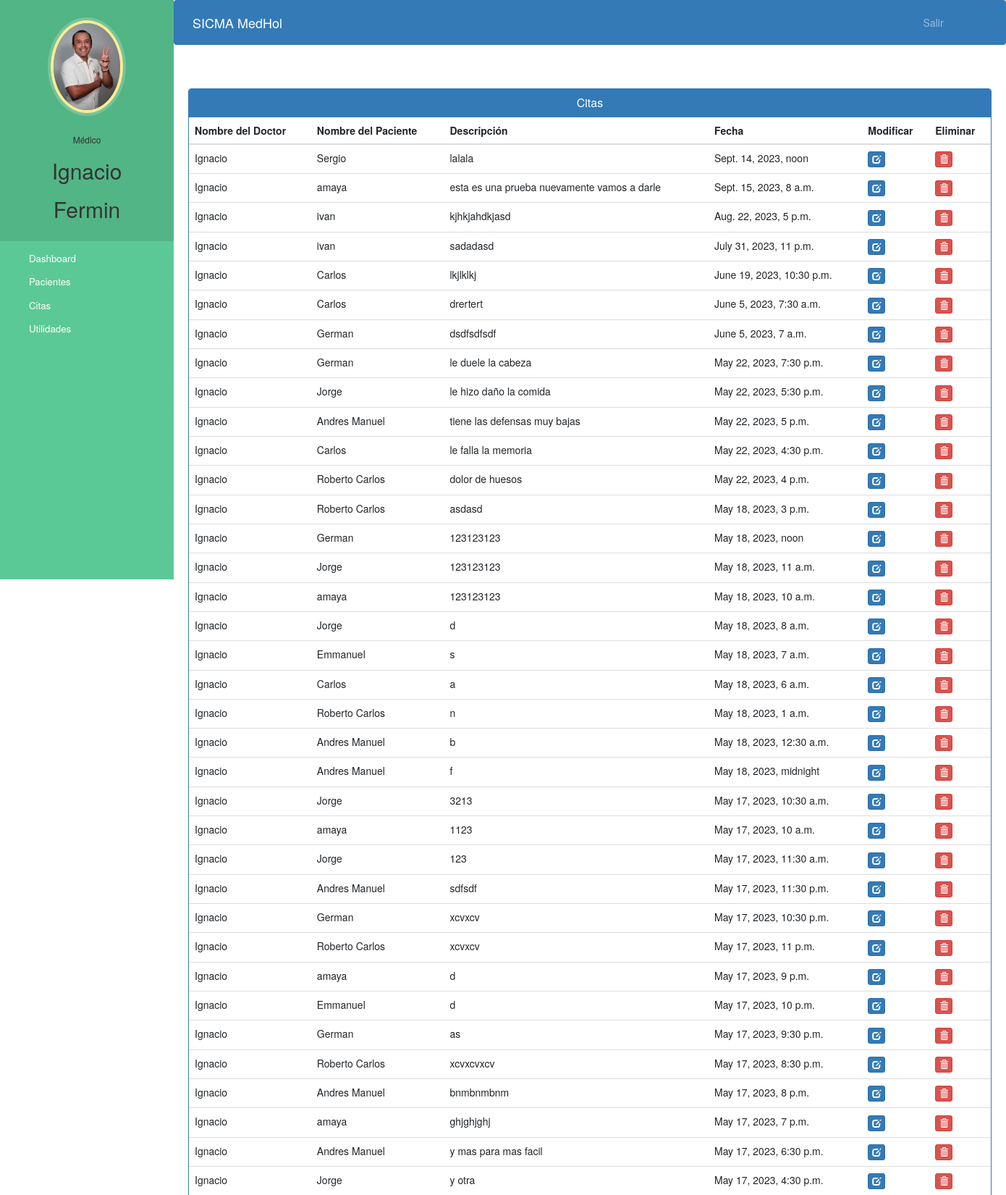
The page /medico_ver_citas (signed in, upper part) on the database its author committed.
### consultas/models.py (models this page shows, shortened)
class Medico(models.Model):
    user=models.OneToOneField(User,on_delete=models.CASCADE)
    foto = models.ImageField(upload_to='fotosdeperfil/fotosdeperfilmedicos/',null=True,blank=True)
    domicilio = models.CharField(max_length=40)
    celular = models.CharField(max_length=20,null=True)
    especialidad = models.CharField(max_length=50,choices=especialidades,default='Holístico')
    status =models.BooleanField(default=False)

class Citas(models.Model):
    idCita = models.AutoField(primary_key=True)
    pacienteId=models.ForeignKey(Paciente, on_delete=models.CASCADE, default=0)
    medicoId=models.ForeignKey(Medico, on_delete=models.CASCADE, default=0)
    pacienteNombre=models.CharField(max_length=40,null=True)
    medicoNombre=models.CharField(max_length=40,null=True)
    fechaCita=models.DateTimeField(default=datetime.now)
    ciudadCita=models.CharField(max_length=40, choices=ciudades, default='Colima')
    descripcion=models.TextField(max_length=500)
    status=models.BooleanField(default=False)
    ejecutada=models.BooleanField(default=False)
    cobrada=models.BooleanField(default=False)

### consultas/views.py (the view)
# urls.py: path('medico_ver_citas', views.medico_ver_citas_view,name='medico_ver_citas'),
@login_required(login_url='medicologin')
@user_passes_test(is_medico)
def medico_ver_citas_view(request):
    medico = models.Medico.objects.get(user__id=request.user.id)
    medico_id=medico.user.id
    citas=models.Citas.objects.all().filter(status=True, medicoId__user__id=medico_id).order_by('-idCita')
    return render(request,'medico_ver_citas.html',{'citas':citas, 'medico':medico})

### consultas/views.py (called while the page is built)
def is_medico(user):
    return user.groups.filter(name='MEDICO').exists()

### consultas/templates/medico_ver_citas.html (shortened to what this page needs)
{% extends 'medico_base.html' %}
{% block content %}
<head>
  <link href="//netdna.bootstrapcdn.com/bootstrap/3.0.0/css/bootstrap.min.css" rel="stylesheet" id="bootstrap-css">
</head>
<div class="container">
  <div class="panel panel-primary">
    <div class="panel-heading">
      <h6 class="panel-title">Citas</h6>
    </div>
    <table class="table table-hover" id="dev-table">
      <thead>
        <tr>
          <th>Nombre del Doctor</th>
          <th>Nombre del Paciente</th>
          <th>Descripción</th>
          <th>Fecha</th>
          <th>Modificar</th>
          <th>Eliminar</th>
        </tr>
      </thead>
      {% for a in citas %}
      <tr>
        <td> {{a.medicoNombre}}</td>
        <td>{{a.pacienteNombre}}</td>
        <td>{{a.descripcion}}</td>
        <td>{{a.fechaCita}}</td>
        <td><a class="btn btn-primary btn-xs" href="{% url 'actualizar_cita' a.idCita  %}"><span class="glyphicon glyphicon-edit"></span></a></td>
        <td><a class="btn btn-danger btn-xs" href="{% url 'med_eliminar_cita' a.idCita  %}"><span class="glyphicon glyphicon-trash"></span></a></td>
      </tr>
      {% endfor %}
    </table>
  </div>
</div>
<link rel="stylesheet" href="https://cdnjs.cloudflare.com/ajax/libs/fullcalendar/3.4.0/fullcalendar.css"/>
<link rel="stylesheet" href="https://cdnjs.cloudflare.com/ajax/libs/toastr.js/latest/toastr.min.css" />
<br/>
<br/>
{% endblock content %}

### consultas/templates/medico_base.html (shortened to what this page needs)
<!DOCTYPE html>
{% load static %}
<html lang="en">
<head>
  <link rel="stylesheet" href="https://stackpath.bootstrapcdn.com/bootstrap/4.3.1/css/bootstrap.min.css">
  <link rel="stylesheet" href="https://maxcdn.bootstrapcdn.com/font-awesome/4.7.0/css/font-awesome.min.css">
</head>
<body>
  <nav class="menu" tabindex="0">
    <header class="avatar">
      <img src="{% static medico.foto.url %}" alt="Profile Pic" />
      <br><br>
      <h6>Médico</h6>
      <h2>{{request.user.first_name}}</h2>
      <h2>{{request.user.last_name}}</h2>
    </header>
    <ul>
      <li tabindex="0" class="icon-dashboard"> <a style="color:white; text-decoration:none;" href="/medico_dashboard"><span>Dashboard</span></a> </li>
      <li tabindex="0" class="icon-users"> <a style="color:white; text-decoration:none;" href="/medico_ver_pacientes"><span>Pacientes</span></a></li>
      <li tabindex="0" class="icon-calendar"> <a style="color:white; text-decoration:none;" href="/medico_ver_citas"><span>Citas</span></a></li>
      <li tabindex="0" class="icon-customers"> <a style="color:white; text-decoration:none;" href="/medico_utilidades"><span>Utilidades</span></a></li>
    </ul>
  </nav>
  <main>
    <div class="bs-example">
      <nav class="navbar navbar-expand-md  navbar-dark fixed-top" style="background:#337AB7;">
        <a href="/medico_dashboard" class="navbar-brand">SICMA MedHol</a>
        <div class="collapse navbar-collapse justify-content-between" id="navbarCollapse">
          <div class="navbar-nav" style=" margin-left: 90%;">
            <a href="/logout" class="nav-item nav-link">Salir</a>
          </div>
        </div>
      </nav>
    </div>
    <br><br>
    {% block content %}
    {% endblock content %}
    <br><br><br><br><br><br><br>
  </main>
</body>
</html>

### consultas/templates/medico_base.html (style rules this page uses)
a:link { text-decoration: none; }
a { color: white; }
body { padding-left: 240px; }
main { position: relative; height: 100vh; }
.menu { background: #5bc995; height: 100vh; width: 240px; position: fixed; top: 0px; left: 0; z-index: 5; outline: none; }
.menu .avatar { background: rgba(0, 0, 0, 0.1); padding: 2em 0.5em; text-align: center; }
.menu .avatar img { width: 100px; border-radius: 50%; overflow: hidden; border: 4px solid #ffea92; box-shadow: 0 0 0 4px rgba(255, 255, 255, 0.2); }
.menu .avatar h2 { font-weight: normal; margin-bottom: 0; }
.menu ul { list-style: none; padding: 0.5em 0; margin: 0; }
.menu ul li { padding: 0.5em 1em 0.5em 3em; font-size: 0.95em; font-weight: regular; background-repeat: no-repeat; background-position: left 15px center; background-size: auto 20px; transition: all 0.15s linear; cursor: pointer; }
.menu ul li.icon-dashboard { background-image: url("http://www.entypo.com/images//gauge.svg"); }
.menu ul li.icon-customers { background-image: url("http://www.entypo.com/images//briefcase.svg"); }
.menu ul li.icon-users { background-image: url("http://www.entypo.com/images//users.svg"); }
.menu ul li.icon-calendar { background-image: url("http://www.entypo.com/images//calendar.svg"); }

### consultas/templates/medico_ver_citas.html (style rules this page uses)
a:link { text-decoration: none; }
h6 { text-align: center; }

### rows shown on the page
Medico: foto (picture)
Citas: medicoNombre "Ignacio", pacienteNombre "Sergio", descripcion "lalala", fechaCita "Sept. 14, 2023, noon"
Citas: medicoNombre "Ignacio", pacienteNombre "amaya", descripcion "esta es una prueba nuevamente vamos a darle", fechaCita "Sept. 15, 2023, 8 a.m."
Citas: medicoNombre "Ignacio", pacienteNombre "ivan", descripcion "kjhkjahdkjasd", fechaCita "Aug. 22, 2023, 5 p.m."
Citas: medicoNombre "Ignacio", pacienteNombre "ivan", descripcion "sadadasd", fechaCita "July 31, 2023, 11 p.m."
Citas: medicoNombre "Ignacio", pacienteNombre "Carlos", descripcion "lkjlklkj", fechaCita "June 19, 2023, 10:30 p.m."
Citas: medicoNombre "Ignacio", pacienteNombre "Carlos", descripcion "drertert", fechaCita "June 5, 2023, 7:30 a.m."
Citas: medicoNombre "Ignacio", pacienteNombre "German", descripcion "dsdfsdfsdf", fechaCita "June 5, 2023, 7 a.m."
Citas: medicoNombre "Ignacio", pacienteNombre "German", descripcion "le duele la cabeza", fechaCita "May 22, 2023, 7:30 p.m."
Citas: medicoNombre "Ignacio", pacienteNombre "Jorge", descripcion "le hizo daño la comida", fechaCita "May 22, 2023, 5:30 p.m."
Citas: medicoNombre "Ignacio", pacienteNombre "Andres Manuel", descripcion "tiene las defensas muy bajas", fechaCita "May 22, 2023, 5 p.m."
Citas: medicoNombre "Ignacio", pacienteNombre "Carlos", descripcion "le falla la memoria", fechaCita "May 22, 2023, 4:30 p.m."
Citas: medicoNombre "Ignacio", pacienteNombre "Roberto Carlos", descripcion "dolor de huesos", fechaCita "May 22, 2023, 4 p.m."
Citas: medicoNombre "Ignacio", pacienteNombre "Roberto Carlos", descripcion "asdasd", fechaCita "May 18, 2023, 3 p.m."
Citas: medicoNombre "Ignacio", pacienteNombre "German", descripcion "123123123", fechaCita "May 18, 2023, noon"
Citas: medicoNombre "Ignacio", pacienteNombre "Jorge", descripcion "123123123", fechaCita "May 18, 2023, 11 a.m."
Citas: medicoNombre "Ignacio", pacienteNombre "amaya", descripcion "123123123", fechaCita "May 18, 2023, 10 a.m."
Citas: medicoNombre "Ignacio", pacienteNombre "Jorge", descripcion "d", fechaCita "May 18, 2023, 8 a.m."
Citas: medicoNombre "Ignacio", pacienteNombre "Emmanuel", descripcion "s", fechaCita "May 18, 2023, 7 a.m."
Citas: medicoNombre "Ignacio", pacienteNombre "Carlos", descripcion "a", fechaCita "May 18, 2023, 6 a.m."
Citas: medicoNombre "Ignacio", pacienteNombre "Roberto Carlos", descripcion "n", fechaCita "May 18, 2023, 1 a.m."
Citas: medicoNombre "Ignacio", pacienteNombre "Andres Manuel", descripcion "b", fechaCita "May 18, 2023, 12:30 a.m."
Citas: medicoNombre "Ignacio", pacienteNombre "Andres Manuel", descripcion "f", fechaCita "May 18, 2023, midnight"
Citas: medicoNombre "Ignacio", pacienteNombre "Jorge", descripcion "3213", fechaCita "May 17, 2023, 10:30 a.m."
Citas: medicoNombre "Ignacio", pacienteNombre "amaya", descripcion "1123", fechaCita "May 17, 2023, 10 a.m."
Citas: medicoNombre "Ignacio", pacienteNombre "Jorge", descripcion "123", fechaCita "May 17, 2023, 11:30 a.m."
Citas: medicoNombre "Ignacio", pacienteNombre "Andres Manuel", descripcion "sdfsdf", fechaCita "May 17, 2023, 11:30 p.m."
Citas: medicoNombre "Ignacio", pacienteNombre "German", descripcion "xcvxcv", fechaCita "May 17, 2023, 10:30 p.m."
Citas: medicoNombre "Ignacio", pacienteNombre "Roberto Carlos", descripcion "xcvxcv", fechaCita "May 17, 2023, 11 p.m."
Citas: medicoNombre "Ignacio", pacienteNombre "amaya", descripcion "d", fechaCita "May 17, 2023, 9 p.m."
Citas: medicoNombre "Ignacio", pacienteNombre "Emmanuel", descripcion "d", fechaCita "May 17, 2023, 10 p.m."
Citas: medicoNombre "Ignacio", pacienteNombre "German", descripcion "as", fechaCita "May 17, 2023, 9:30 p.m."
Citas: medicoNombre "Ignacio", pacienteNombre "Roberto Carlos", descripcion "xcvxcvxcv", fechaCita "May 17, 2023, 8:30 p.m."
Citas: medicoNombre "Ignacio", pacienteNombre "Andres Manuel", descripcion "bnmbnmbnm", fechaCita "May 17, 2023, 8 p.m."
Citas: medicoNombre "Ignacio", pacienteNombre "amaya", descripcion "ghjghjghj", fechaCita "May 17, 2023, 7 p.m."
Citas: medicoNombre "Ignacio", pacienteNombre "Andres Manuel", descripcion "y mas para mas facil", fechaCita "May 17, 2023, 6:30 p.m."
Citas: medicoNombre "Ignacio", pacienteNombre "Jorge", descripcion "y otra", fechaCita "May 17, 2023, 4:30 p.m."

### other values the page prints
{{ request.user.first_name }} "Ignacio"
{{ request.user.last_name }} "Fermin"
